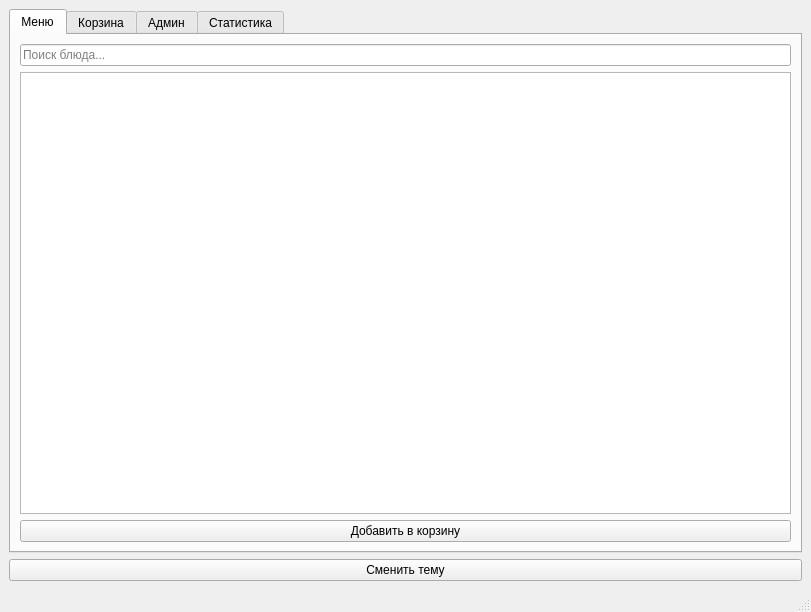
<?xml version="1.0" encoding="UTF-8"?>
<ui version="4.0">
 <class>MainWindow</class>
 <widget class="QMainWindow" name="MainWindow">
  <property name="geometry">
   <rect>
    <x>0</x>
    <y>0</y>
    <width>811</width>
    <height>612</height>
   </rect>
  </property>
  <property name="windowTitle">
   <string>MainWindow</string>
  </property>
  <widget class="QWidget" name="centralwidget">
   <layout class="QHBoxLayout" name="horizontalLayout">
    <item>
     <layout class="QGridLayout" name="gridLayout_5">
      <item row="0" column="0">
       <widget class="QTabWidget" name="tabWidget">
        <property name="currentIndex">
         <number>0</number>
        </property>
        <widget class="QWidget" name="menuTab">
         <attribute name="title">
          <string>Меню</string>
         </attribute>
         <layout class="QGridLayout" name="gridLayout_3">
          <item row="0" column="0">
           <widget class="QLineEdit" name="searchEdit">
            <property name="placeholderText">
             <string>Поиск блюда...</string>
            </property>
           </widget>
          </item>
          <item row="1" column="0">
           <widget class="QListWidget" name="menuList"/>
          </item>
          <item row="2" column="0">
           <widget class="QPushButton" name="addToCartButton">
            <property name="text">
             <string>Добавить в корзину</string>
            </property>
           </widget>
          </item>
         </layout>
        </widget>
        <widget class="QWidget" name="cartTab">
         <attribute name="title">
          <string>Корзина</string>
         </attribute>
         <layout class="QGridLayout" name="gridLayout_2">
          <item row="0" column="0" colspan="2">
           <widget class="QListWidget" name="cartList"/>
          </item>
          <item row="1" column="0">
           <widget class="QLabel" name="totalLabel">
            <property name="text">
             <string>Итого: 0 руб.</string>
            </property>
           </widget>
          </item>
          <item row="1" column="1">
           <widget class="QPushButton" name="checkoutButton">
            <property name="text">
             <string>Оформить заказ</string>
            </property>
           </widget>
          </item>
         </layout>
        </widget>
        <widget class="QWidget" name="adminTab">
         <attribute name="title">
          <string>Админ</string>
         </attribute>
         <layout class="QGridLayout" name="gridLayout">
          <item row="0" column="0">
           <widget class="QTableWidget" name="adminTable"/>
          </item>
          <item row="1" column="0">
           <widget class="QPushButton" name="addDishButton">
            <property name="text">
             <string>Добавить блюдо</string>
            </property>
           </widget>
          </item>
          <item row="2" column="0">
           <widget class="QPushButton" name="editPriceButton">
            <property name="text">
             <string>Изменить цену</string>
            </property>
           </widget>
          </item>
          <item row="3" column="0">
           <widget class="QPushButton" name="deleteDishButton">
            <property name="text">
             <string>Удалить блюдо</string>
            </property>
           </widget>
          </item>
         </layout>
        </widget>
        <widget class="QWidget" name="statsTab">
         <attribute name="title">
          <string>Статистика</string>
         </attribute>
         <layout class="QGridLayout" name="gridLayout_4">
          <item row="0" column="1">
           <widget class="QChartView" name="categoryChartView"/>
          </item>
          <item row="0" column="0">
           <widget class="QChartView" name="salesChartView"/>
          </item>
          <item row="3" column="0">
           <widget class="QPushButton" name="exportChartsButton">
            <property name="text">
             <string>Экспорт графиков</string>
            </property>
           </widget>
          </item>
          <item row="2" column="0">
           <widget class="QLabel" name="statsLabel">
            <property name="text">
             <string>Средний чек: -- руб.</string>
            </property>
           </widget>
          </item>
         </layout>
        </widget>
       </widget>
      </item>
      <item row="1" column="0">
       <widget class="QPushButton" name="themeToggle">
        <property name="text">
         <string>Сменить тему</string>
        </property>
       </widget>
      </item>
     </layout>
    </item>
   </layout>
  </widget>
  <widget class="QMenuBar" name="menubar">
   <property name="geometry">
    <rect>
     <x>0</x>
     <y>0</y>
     <width>811</width>
     <height>26</height>
    </rect>
   </property>
  </widget>
  <widget class="QStatusBar" name="statusbar"/>
 </widget>
 <customwidgets>
  <customwidget>
   <class>QChartView</class>
   <extends>QGraphicsView</extends>
   <header location="global">QtCharts/QChartView</header>
  </customwidget>
 </customwidgets>
 <resources/>
 <connections/>
</ui>
